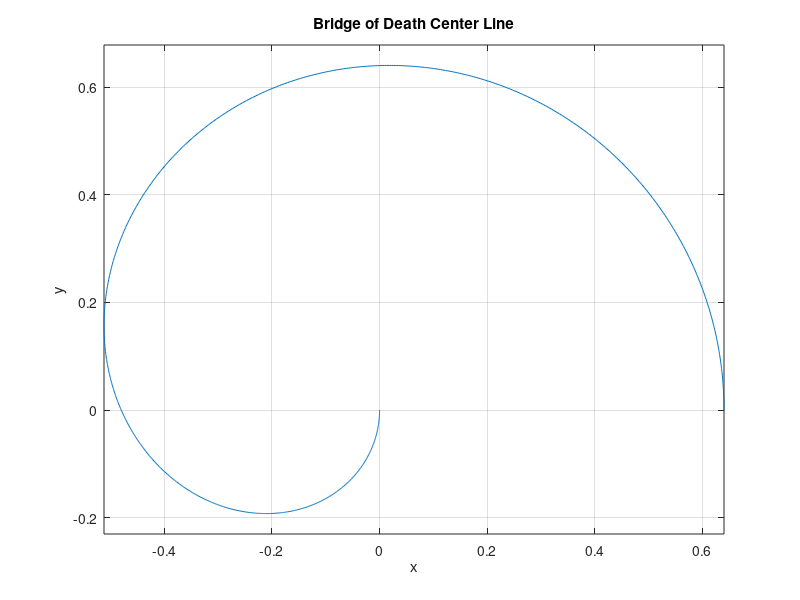
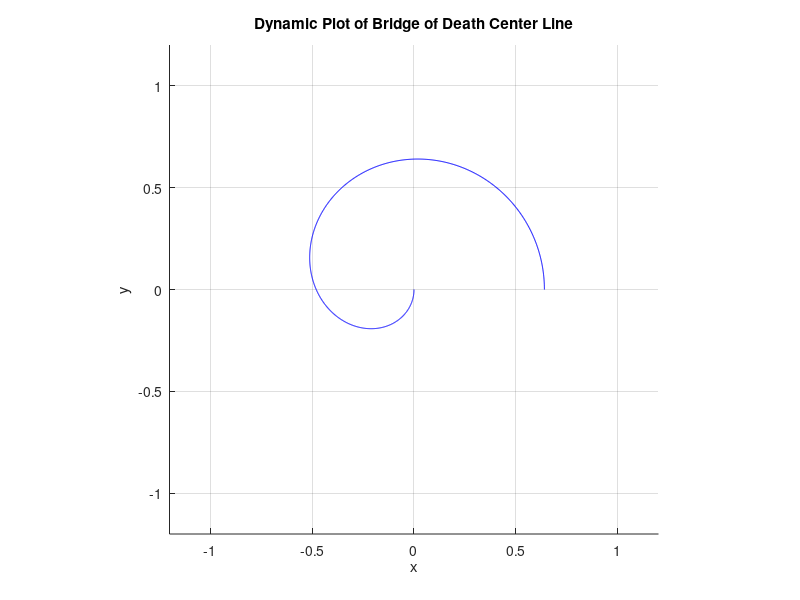
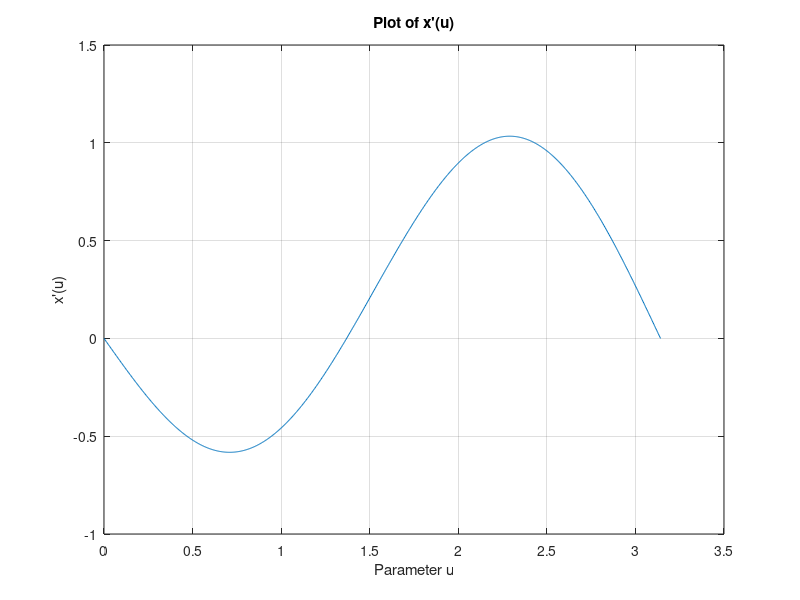
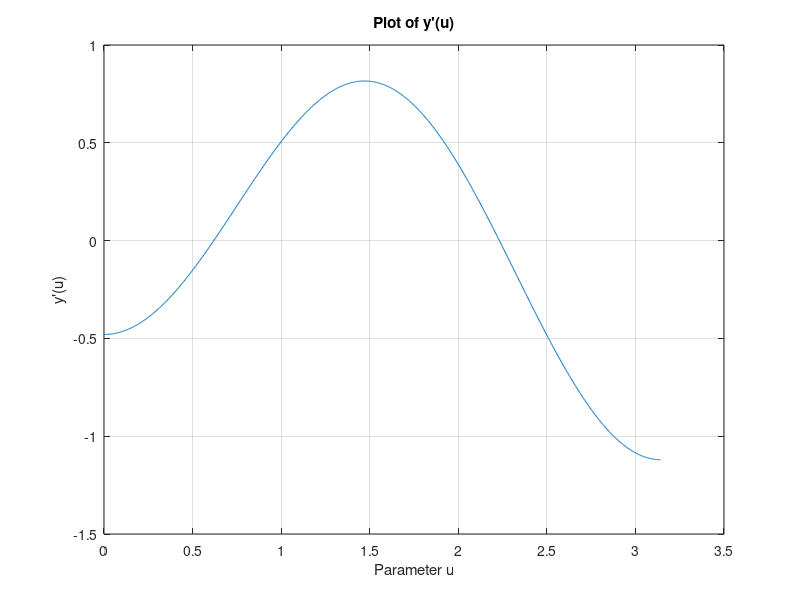

Recreate these plots in MATLAB, in order. (Note: this script raises an error after producing the figures.)
%绘制路径曲线




% 定义参数a和l
a = 0.4;
l = 0.4;

% 定义参数u的范围
u = linspace(0, pi, 1000); % 生成从0到pi的1000个点

% 根据参数方程计算x和y坐标
x = -2*a .* ((l - cos(u)) .* cos(u) +( 1 - l));
y = 2*a .* (l - cos(u)) .* sin(u);

% 绘制曲线
plot(x, y);
axis equal; % 保持x和y轴的刻度一致
grid on;    % 显示网格
title('Bridge of Death Center Line');
xlabel('x');
ylabel('y');


%% 
%动态绘图



% 定义参数a和l
a = 0.4;
l = 0.4;

% 初始化图像
figure;
hold on; % 保持当前图像，以便在上面绘制新的图形

% 用于绘制曲线的句柄
h = plot(0, 0, 'b-'); % 使用蓝色虚线，初始点设置为(0,0)，不显示

% 定义参数u的范围
u_values = linspace(0, pi, 1000); % 生成从0到pi的1000个点

% 设置坐标轴的范围，这里使用预估的范围，避免重新计算
axis([-a*3 a*3 -a*3 a*3]);
axis equal; % 保持x和y轴的刻度一致
grid on;    % 显示网格
title('Dynamic Plot of Bridge of Death Center Line'); % 添加标题
xlabel('x'); % 添加x轴标签
ylabel('y'); % 添加y轴标签

% 初始化x和y变量
x = NaN(size(u_values, 2));
y = NaN(size(u_values, 2));

% 动态绘制曲线
for i = 1:length(u_values)
    % 计算当前点的x和y坐标
    x(i) = -2*a .* ((l - cos(u_values(i))) .* cos(u_values(i)) + (1 - l));
    y(i) = 2*a .* (l - cos(u_values(i))) .* sin(u_values(i));

    % 更新曲线显示部分
    set(h, 'XData', x(1:i), 'YData', y(1:i));

    % 计算当前点的斜率 dy/du，使用中心差分法
    if i == 1
        dydu = (y(2) - y(1)) / (u_values(2) - u_values(1)); % 第一个点的斜率
    elseif i == length(u_values)
        dydu = (y(end) - y(end-1)) / (u_values(end) - u_values(end-1)); % 最后一个点的斜率
    else
        dydu = (y(i+1) - y(i-1)) / (u_values(i+1) - u_values(i-1)); % 中心差分
    end

    % 根据斜率调整绘制速度，斜率越大，延时越小
    pause_time = max(0.001, 0.001 / abs(dydu)); % 基本延时为0.01，根据斜率调整

    % 使图形更新可见
    drawnow;

    % 延时，以便观察动态效果
    pause(pause_time);
end

% 完成绘制后，释放hold on状态
hold off;

%% 

%单独绘制两个方向上的速度（导数）




% 定义参数 u 的范围
u = linspace(0, pi, 1000); % 参数 u 从 0 到 2*pi

% 计算 x'(u) 和 y'(u) 的绝对值
x_prime = sin(u) .* (0.32 - 1.6*cos(u));
y_prime = 4/25 *(2* cos(u) - 5* cos(2*u));

% 绘制 x'(u) 的图像
figure; % 创建一个新的图形窗口
plot(u, x_prime);
title('Plot of x''(u)');
xlabel('Parameter u');
ylabel('x''(u)');
grid on; % 显示网格

% 绘制 y'(u) 的图像
figure; % 创建另一个新的图形窗口
plot(u, y_prime);
title('Plot of y''(u)');
xlabel('Parameter u');
ylabel('y''(u)');
grid on; % 显示网格
%% 

%每个点的切线向量





% 给定参数
a = 0.4;
l = 0.4;

% 定义参数 u 的范围
u = linspace(0, pi, 100); % 生成从0到pi的100个点

% 根据参数方程计算x和y坐标
x = -2*a .* ((l - cos(u)) .* cos(u) + (1 - l));
y = 2*a .* (l - cos(u)) .* sin(u);

% 已知的导数表达式
x_prime = sin(u) .* (0.32 - 1.6*cos(u));
y_prime = 4/25 *(2* cos(u) - 5* cos(2*u));

% 绘制曲线 x(u) 和 y(u)
figure;
plot(x, y, 'b'); % 'b' 表示蓝色线条
axis equal; % 保持横纵坐标刻度一致
grid on;     % 显示网格
title('Curve Defined by Parametric Equation and Its Tangent Vectors');
xlabel('x');
ylabel('y');

% 在曲线上绘制切向量
quiver(x, y, x_prime, y_prime, 0, 'r');


%% 

%合速度大小和角度变化曲线




% 定义参数 u 的范围
u = linspace(0,pi, 1000); % 生成从0到2*pi的1000个点

% 给定的导数表达式
x_prime = sin(u) .* (0.32 - 1.6*cos(u));
y_prime =  4/25 *(2* cos(u) - 5* cos(2*u));

% 计算合向量的大小（长度）
magnitude = sqrt(x_prime.^2 + y_prime.^2);

% 计算合向量与x轴的角度（角速度），使用 atan2 来获得正确范围的角度值
angle = atan2(y_prime, x_prime);

% 绘制合向量大小的曲线
figure;
plot(u, magnitude);
title('Magnitude of the Composite Vector Without Absolute Value');
xlabel('Parameter u');
ylabel('Magnitude');

grid on; % 显示网格

% 绘制角度变化的曲线
figure;
plot(u, angle);
title('Angle of the Composite Vector (Angular Velocity) Without Absolute Value');
xlabel('Parameter u');
ylabel('Angle (radians)');
grid on; % 显示网格


%% 

%拟合角度变化曲线








% 定义参数 u 的范围
u = linspace(0, pi, 1000); % 生成从0到pi的1000个点

% 给定的导数表达式
x_prime = sin(u) .* (0.32 - 1.6*cos(u));
y_prime =  4/25 *(2* cos(u) - 5* cos(2*u));

% 计算合向量与x轴的角度（角速度），使用 atan2 来获得正确范围的角度值
angle = atan2(y_prime, x_prime);

% 绘制角度变化的曲线
figure;
subplot(1, 1, 1); % 使用 subplot 确保只有一个图表
plot(u, angle, 'b'); % 绘制原角度变化曲线，'b' 表示蓝色线条
title('Angle of the Composite Vector and Its Polynomial Fit');
xlabel('Parameter u');
ylabel('Angle (radians)');
grid on; % 显示网格

% 使用多项式拟合角度变化曲线
% p 是拟合多项式的阶数，可以根据需要调整
p = 11;
coefficients = polyfit(u, angle, p);
poly_angle = polyval(coefficients, u);

% 绘制拟合后的曲线
hold on; % 保持当前图形，以便在同一图形上绘制拟合曲线
plot(u, poly_angle, 'r--'); % 'r--' 表示红色虚线，表示拟合曲线
hold off; % 释放图形

% 显示拟合多项式的系数
title(['Angle of the Composite Vector (Angular Velocity) With Polynomial Fit of Degree ', num2str(p)]);




%% 
%计算曲率






% 引入MATLAB的符号计算工具箱
syms u

% 定义参数方程的一阶导数
x_prime = sin(u) * (0.32 - 1.6 * cos(u));
y_prime =  4/25 *(2* cos(u) - 5* cos(2*u));

% 定义参数方程的二阶导数
x_double_prime = 0.32 * cos(u) - 1.6 * cos(2 * u);
y_double_prime = -8/25 *(sin(u) - 5 *sin(2* u));

% 使用曲率公式计算k
k_expression = abs(x_prime * y_double_prime - y_prime * x_double_prime) / ((x_prime^2 + y_prime^2)^(3/2));

% 将符号表达式转换为MATLAB的函数句柄
k_func = matlabFunction(k_expression);

% 选择u的一个合适的范围进行数值计算，这里我们选择从0到pi
u_values = linspace(0, pi, 1000); % 生成1000个点位于[0, pi]区间内

% 计算k的数值
k_values = k_func(u_values);

% 计算曲率半径R的数值，R = 1/|k|
R_values = 1./abs(k_values);

% 绘制曲率k关于u的图像
figure; % 创建一个新的图形窗口
subplot(2, 1, 1); % 创建一个2x1的子图网格，并定位到第一个子图
plot(u_values, k_values, 'LineWidth', 2); % 绘制曲线
title('曲率 k 关于参数 u 的图像'); % 添加标题
xlabel('参数 u'); % 添加x轴标签
ylabel('曲率 k'); % 添加y轴标签
grid on; % 显示网格

% 绘制曲率半径R关于u的图像
subplot(2, 1, 2); % 创建一个2x1的子图网格，并定位到第二个子图
plot(u_values, R_values, 'LineWidth', 2); % 绘制曲线
title('曲率半径 R 关于参数 u 的图像'); % 添加标题
xlabel('参数 u'); % 添加x轴标签
ylabel('曲率半径 R'); % 添加y轴标签
grid on; % 显示网格


%% 
%曲率半径拟合




% 定义参数u
syms u

% 根据您提供的导数表达式
x_prime = sin(u) * (0.32 - 1.6 * cos(u));
y_prime =  4/25 *(2* cos(u) - 5* cos(2*u));
x_double_prime = 0.32 * cos(u) - 1.6 * cos(2 * u);
y_double_prime = -8/25 *(sin(u) - 5 *sin(2* u));

% 使用曲率公式计算k
k_expression = abs(x_prime * y_double_prime - y_prime * x_double_prime) / ((x_prime^2 + y_prime^2)^(3/2));

% 定义曲率半径R的符号表达式
R_expression = 1 / abs(k_expression);

% 将R的符号表达式转换为MATLAB的函数句柄
R_func = matlabFunction(R_expression);

% 选择u的一个合适的范围进行数值计算，这里我们选择从0到2*pi
u_values = linspace(0, pi,100 ); % 生成1000个点位于[0, 2*pi]区间内

% 计算R的数值
R_values = arrayfun(R_func, u_values); % 使用arrayfun来应用函数句柄

% 使用多项式拟合R的数值数据，这里我们使用5阶多项式进行拟合
p = polyfit(u_values, R_values, 5);

% 利用多项式系数生成多项式函数句柄
p_func = @(u) polyval(p, u);

% 绘制原始曲率半径R关于u的图像
figure; % 创建一个新的图形窗口
subplot(2, 1, 1); % 创建一个2x1的子图网格，并定位到第一个子图
plot(u_values, R_values, 'b', 'LineWidth', 2); % 绘制原始曲率半径R的曲线
hold on; % 保持当前图像，以便在同一图像上绘制多项式拟合曲线

% 绘制多项式拟合后的曲率半径关于u的图像
plot(u_values, p_func(u_values), 'r--', 'LineWidth', 2); % 绘制多项式拟合曲线
title('曲率半径 R 原函数与多项式拟合结果'); % 添加标题
xlabel('参数 u'); % 添加x轴标签
ylabel('曲率半径 R'); % 添加y轴标签
legend('原函数', '多项式拟合'); % 添加图例
grid on; % 显示网格

% 显示多项式拟合的阶数和系数
disp('多项式拟合的阶数和系数：');
disp(['阶数: ', num2str(length(p))]);
disp('系数：');
disp(p);



%% 


%u与曲线半径的变化函数








% 定义参数u
syms u

% 定义导数表达式
x_prime = sin(u) * (0.32 - 1.6 * cos(u));
y_prime = 4/25 *(2* cos(u) - 5* cos(2*u));

% 定义弧长积分表达式
arc_length_integrand = sqrt(x_prime^2 + y_prime^2);

% 将弧长积分表达式转换为 MATLAB 函数句柄
arc_length_func = matlabFunction(arc_length_integrand);

% 定义u的范围
u_values = linspace(0, pi, 10000); % 在[0, pi]区间内生成100个点

% 数值积分计算弧长
arc_length_values = cumtrapz(u_values, arrayfun(arc_length_func, u_values));

% 绘制弧长变化图像
figure; % 创建一个新的图形窗口
plot(u_values, arc_length_values, 'b', 'LineWidth', 2); % 绘制弧长变化曲线
title('随着u的变化曲线长度的变化'); % 添加标题
xlabel('参数 u'); % 添加x轴标签
ylabel('曲线长度 L'); % 添加y轴标签
grid on; % 显示网格

% 显示弧长结果
disp('随着u的变化曲线长度的变化：');
disp(arc_length_values);


%% 


% 长度与曲率半径之间的函数
% 曲率半径拟合
   
% 定义参数u
syms u

% 根据您提供的导数表达式
x_prime = sin(u) * (0.32 - 1.6 * cos(u));
y_prime = 4/25 * (2 * cos(u) - 5 * cos(2 * u));
x_double_prime = 0.32 * cos(u) - 1.6 * cos(2 * u);
y_double_prime = -8/25 * (sin(u) - 5 * sin(2 * u));

% 使用曲率公式计算k
k_expression = abs(x_prime * y_double_prime - y_prime * x_double_prime) / ((x_prime^2 + y_prime^2)^(3/2));

% 定义曲率半径R的符号表达式
R_expression = 1 / abs(k_expression);

% 将R的符号表达式转换为MATLAB的函数句柄
R_func = matlabFunction(R_expression);

% 选择u的一个合适的范围进行数值计算，这里我们选择从0到pi
u_values = linspace(0, pi, 10000); % 生成100个点位于[0, pi]区间内

% 计算R的数值
R_values = arrayfun(R_func, u_values); % 使用arrayfun来应用函数句柄

% 计算弧长

% 定义导数表达式
arc_length_integrand = sqrt(x_prime^2 + y_prime^2);

% 将弧长积分表达式转换为 MATLAB 函数句柄
arc_length_func = matlabFunction(arc_length_integrand);

% 使用与R_values相同的u_values范围
u_values = linspace(0, pi, 10000); % 在[0, pi]区间内生成100个点

% 数值积分计算弧长
arc_length_values = cumtrapz(u_values, arrayfun(arc_length_func, u_values));

% 确保arc_length_values和R_values长度相同
if length(arc_length_values) > length(R_values)
    arc_length_values = arc_length_values(1:length(R_values));
elseif length(R_values) > length(arc_length_values)
    R_values = R_values(1:length(arc_length_values));
end

% 绘制曲率半径与弧长之间的关系图像
figure; % 创建一个新的图形窗口
plot(arc_length_values, R_values, 'b', 'LineWidth', 2); % 绘制曲率半径与弧长的关系图
hold on; % 保持当前图像，以便在同一图像上绘制多项式拟合曲线

% 使用多项式拟合R与L的关系，这里我们使用5阶多项式进行拟合
p_R_L = polyfit(arc_length_values, R_values, 5);

% 利用多项式系数生成多项式函数句柄
p_R_L_func = @(L) polyval(p_R_L, L);

% 绘制多项式拟合后的R与L的关系图像
plot(arc_length_values, p_R_L_func(arc_length_values), 'r--', 'LineWidth', 2); % 绘制多项式拟合曲线
title('曲率半径 R 与曲线长度 L 之间的关系及其多项式拟合'); % 添加标题
xlabel('曲线长度 L'); % 添加x轴标签
ylabel('曲率半径 R'); % 添加y轴标签
legend('原函数', '多项式拟合'); % 添加图例
grid on; % 显示网格

% 显示多项式拟合的阶数和系数
disp('曲率半径 R 与曲线长度 L 之间关系的多项式拟合的阶数和系数：');
disp(['阶数: ', num2str(length(p_R_L))]);
disp('系数：');
disp(p_R_L);
